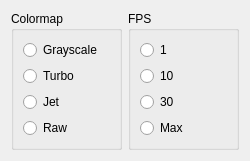
<?xml version="1.0" encoding="UTF-8"?>
<ui version="4.0">
 <class>streamSettingDialog</class>
 <widget class="QDialog" name="streamSettingDialog">
  <property name="geometry">
   <rect>
    <x>0</x>
    <y>0</y>
    <width>250</width>
    <height>152</height>
   </rect>
  </property>
  <property name="windowTitle">
   <string>Dialog</string>
  </property>
  <layout class="QGridLayout" name="gridLayout">
   <item row="0" column="0">
    <widget class="QGroupBox" name="colormapGroupBox">
     <property name="title">
      <string>Colormap</string>
     </property>
     <layout class="QGridLayout" name="gridLayout_2">
      <item row="0" column="0">
       <widget class="QRadioButton" name="grayscaleButton">
        <property name="text">
         <string>Grayscale</string>
        </property>
       </widget>
      </item>
      <item row="1" column="0">
       <widget class="QRadioButton" name="turboButton">
        <property name="text">
         <string>Turbo</string>
        </property>
       </widget>
      </item>
      <item row="2" column="0">
       <widget class="QRadioButton" name="jetButton">
        <property name="text">
         <string>Jet</string>
        </property>
       </widget>
      </item>
      <item row="3" column="0">
       <widget class="QRadioButton" name="rawButton">
        <property name="text">
         <string>Raw</string>
        </property>
       </widget>
      </item>
     </layout>
    </widget>
   </item>
   <item row="0" column="1">
    <widget class="QGroupBox" name="fpsGroupBox">
     <property name="title">
      <string>FPS</string>
     </property>
     <layout class="QGridLayout" name="gridLayout_3">
      <item row="0" column="0">
       <widget class="QRadioButton" name="oneFpsButton">
        <property name="text">
         <string>1</string>
        </property>
       </widget>
      </item>
      <item row="1" column="0">
       <widget class="QRadioButton" name="tenFpsButton">
        <property name="text">
         <string>10</string>
        </property>
       </widget>
      </item>
      <item row="2" column="0">
       <widget class="QRadioButton" name="thirtyFpsButton">
        <property name="text">
         <string>30</string>
        </property>
       </widget>
      </item>
      <item row="3" column="0">
       <widget class="QRadioButton" name="maxFpsButton">
        <property name="text">
         <string>Max</string>
        </property>
       </widget>
      </item>
     </layout>
    </widget>
   </item>
  </layout>
 </widget>
 <resources/>
 <connections/>
</ui>
